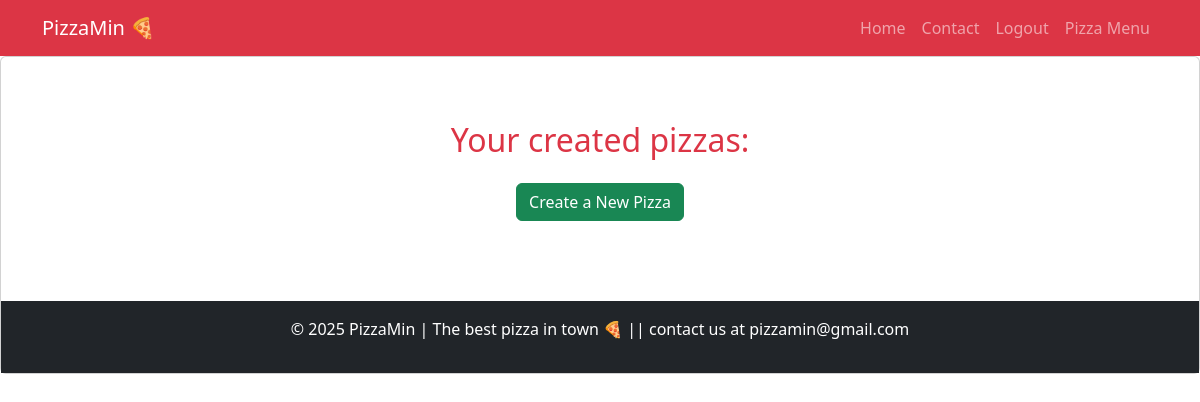
Before: /pizzas/ (signed in) with the older database file.
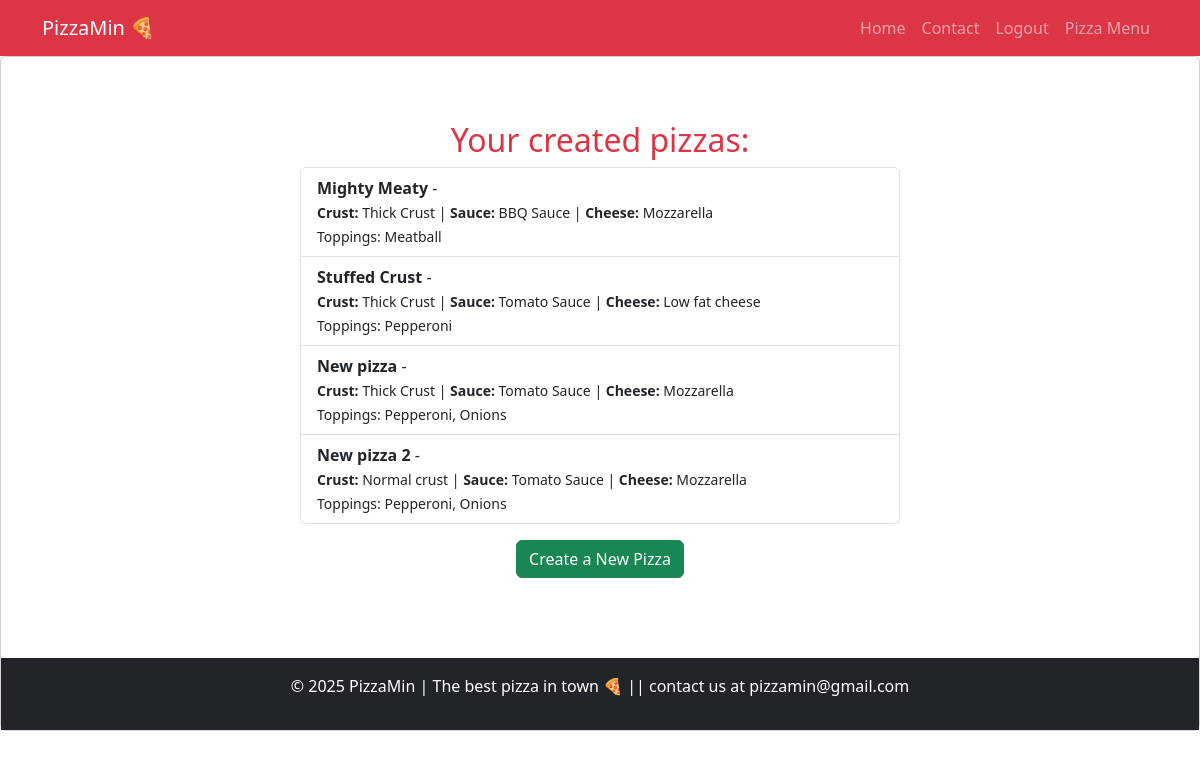
After: the same page with the newer database file.
### pizzaApp/models.py (models this page shows, shortened)
class Pizza(models.Model):
    name = models.CharField(max_length=100)
    size = models.ForeignKey(Size, on_delete=models.CASCADE)
    crust = models.ForeignKey(Crust, on_delete=models.CASCADE)
    sauce = models.ForeignKey(Sauce, on_delete=models.CASCADE)
    cheese = models.ForeignKey(Cheese, on_delete=models.CASCADE)
    toppings = models.ManyToManyField(Topping)
    created_by = models.ForeignKey(User, on_delete=models.CASCADE)
    created_at = models.DateTimeField(auto_now_add=True)

class Crust(models.Model):
    name = models.CharField(max_length=20, unique=True)
    def __str__(self):
        return self.name

class Sauce(models.Model):
    name = models.CharField(max_length=20, unique=True)
    def __str__(self):
        return self.name

class Cheese(models.Model):
    name = models.CharField(max_length=20, unique=True)
    def __str__(self):
        return self.name

class Topping(models.Model):
    name = models.CharField(max_length=50, unique=True)

### pizzaApp/views.py (the view)
# urls.py: path("pizzas/", views.pizza_list, name="pizza_list"),
@login_required
def pizza_list(request):
    pizzas = Pizza.objects.filter(created_by=request.user)
    return render(request, "pizza_list.html", {"pizzas": pizzas})

### pizzaApp/templates/pizza_list.html
{% extends "base.html" %}
{% block content %}
<div class="container mt-5">
    <h2 class="text-center text-danger">Your created pizzas:</h2>
    <ul class="list-group mx-auto" style="max-width: 600px;">
        {% for pizza in pizzas %}
            <li class="list-group-item">
                <strong>{{ pizza.name }}</strong> - {{ pizza.get_size_display }} <br>
                <small>
                    <strong>Crust:</strong> {{ pizza.crust }} |
                    <strong>Sauce:</strong> {{ pizza.sauce }} |
                    <strong>Cheese:</strong> {{ pizza.cheese }}
                </small><br>
                <small>Toppings:
                    {% for topping in pizza.toppings.all %}
                        {{ topping.name }}{% if not forloop.last %}, {% endif %}
                    {% endfor %}
                </small>
            </li>
        {% endfor %}
    </ul>
    <p class="text-center mt-3">
        <a href="{% url 'create_pizza' %}" class="btn btn-success">Create a New Pizza</a>
    </p>
</div>
{% endblock %}

### pizzaApp/templates/base.html (shortened to what this page needs)
{% load static %}
<!DOCTYPE html>
<html>
	<head>
		<link rel="stylesheet" href="{% static 'css/bootstrap.css' %}">
  </head>
	<body>
		<nav class="navbar navbar-expand-lg navbar-dark bg-danger">
			<div class="container">
				<a class="navbar-brand" href="#">PizzaMin 🍕</a>
				<div class="collapse navbar-collapse" id="navbarNav">
					<ul class="navbar-nav ms-auto">
						<li class="nav-item"><a class="nav-link" href="{% url 'home' %}">Home</a></li>
						<li class="nav-item"><a class="nav-link" href="{% url 'contact' %}">Contact</a></li>
						{% if user.is_authenticated %}
							<li class="nav-item">
								<a class="nav-link" href="{% url 'logout' %}">Logout</a>
							</li>
							<li class="nav-item">
								<a class="nav-link" href="{% url 'pizza_list' %}">Pizza Menu</a>
							</li>
						{% endif %}
					</ul>
				</div>
			</div>
		</nav>
		<div class="card">
			<div class="card-body">
					{% block content %}
					{% endblock %}
				</div>
			</div>
			<div>
				<footer class="bg-dark text-white text-center p-3 mt-5">
					<p>&copy; 2025 PizzaMin | The best pizza in town 🍕 || contact us at pizzamin@gmail.com</p>
				</footer>
			</div>
	</body>
</html>

Changed rows visible on the page:
added Pizza: name "Mighty Meaty", crust "Thick Crust", sauce "BBQ Sauce", cheese "Mozzarella"
now on this page (row unchanged): Topping: name "Meatball", shown under "Mighty Meaty"
added Pizza: name "Stuffed Crust", crust "Thick Crust", sauce "Tomato Sauce", cheese "Low fat cheese"
now on this page (row unchanged): Topping: name "Pepperoni"
added Pizza: name "New pizza", crust "Thick Crust", sauce "Tomato Sauce", cheese "Mozzarella"
now on this page (row unchanged): Topping: name "Onions"
added Pizza: name "New pizza 2", crust "Normal crust", sauce "Tomato Sauce", cheese "Mozzarella"
